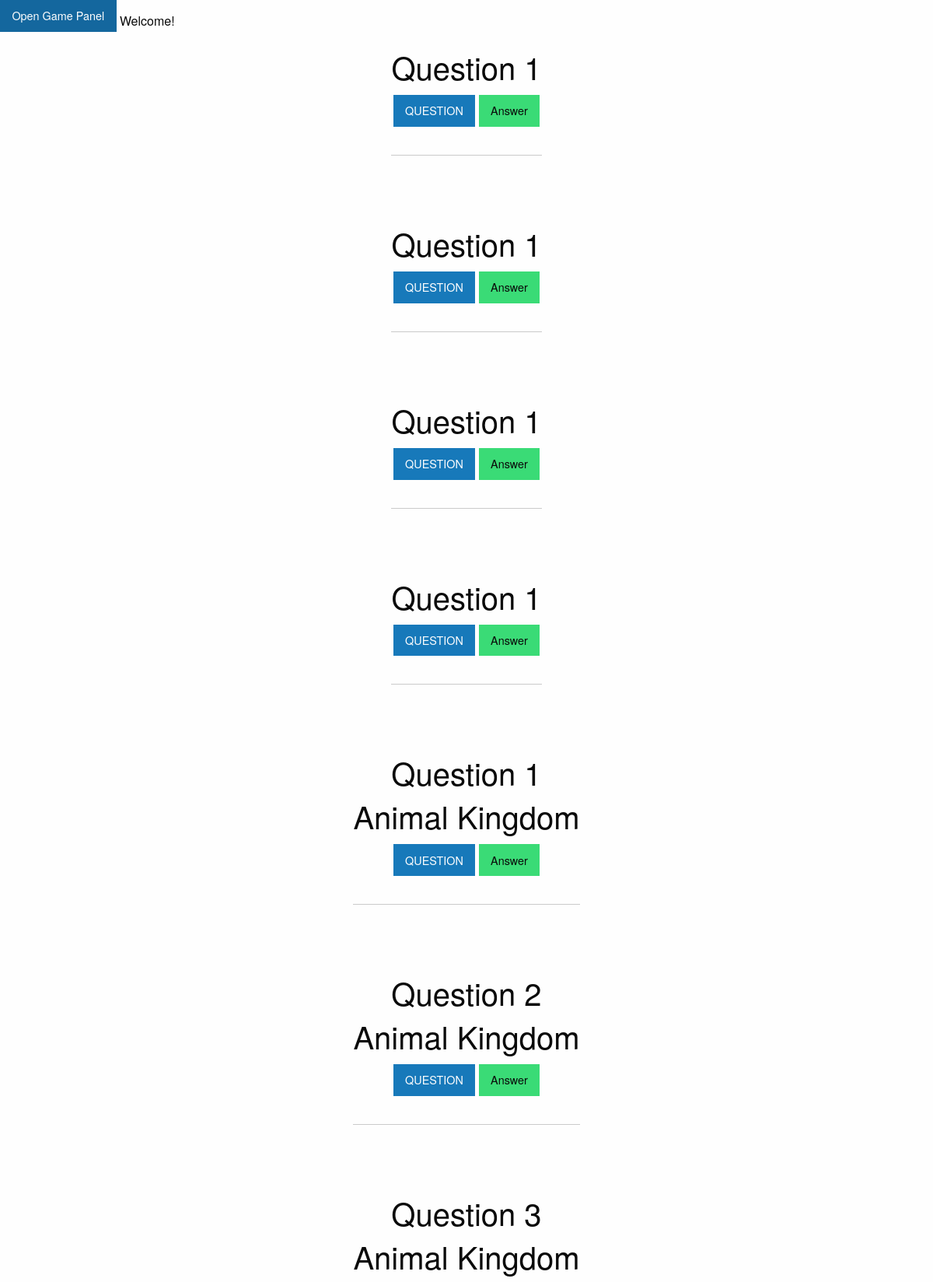
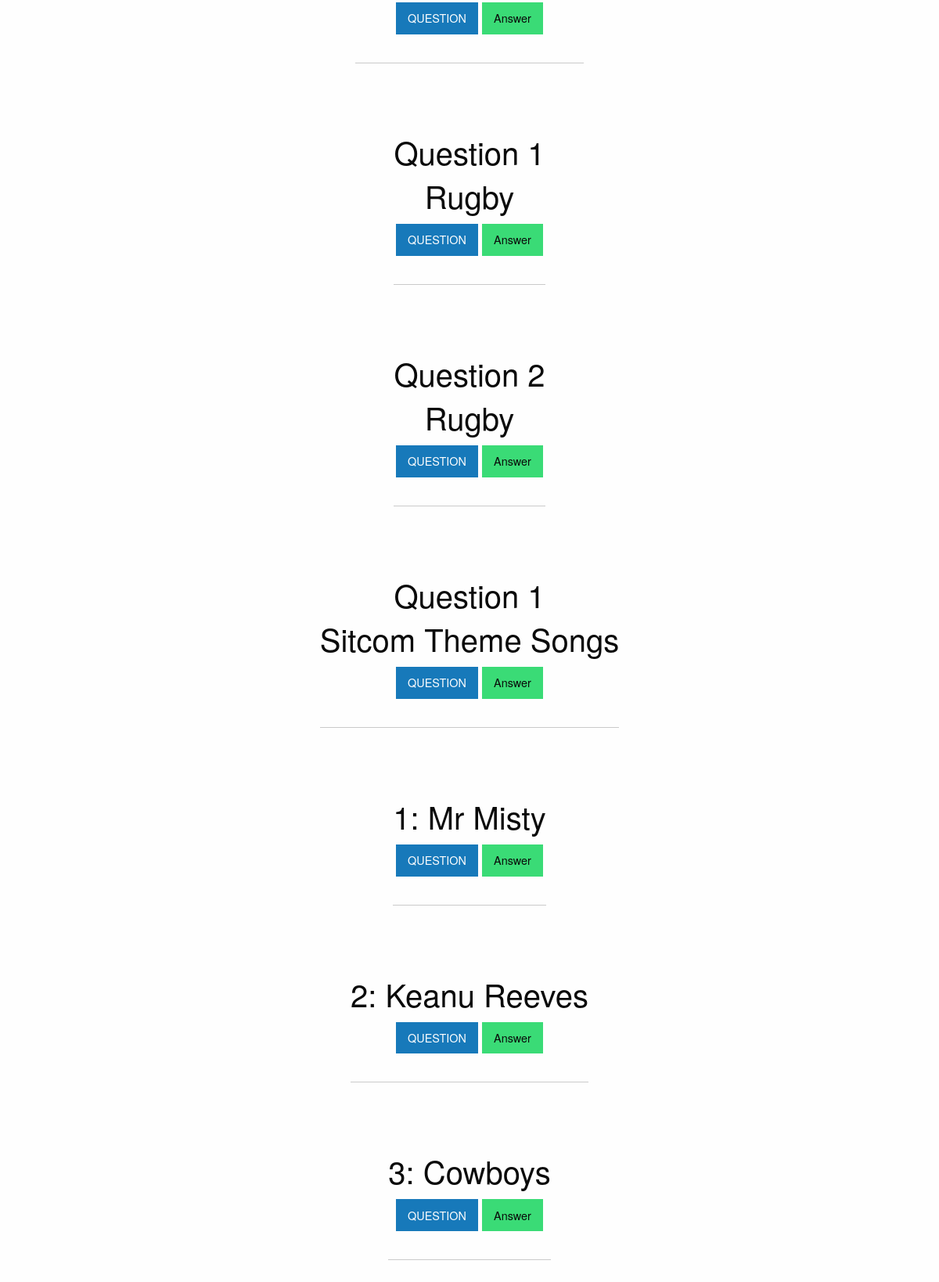
The page / on the database its author committed (2 pictures, top to bottom).
### tables this page shows
CREATE TABLE `tbl_questions` (
  `q_id` int(10) UNSIGNED NOT NULL,
  `q_question` text NOT NULL,
  `q_answer` text NOT NULL,
  `q_title` text NOT NULL,
  `q_op1` text NOT NULL,
  `q_op2` text NOT NULL,
  `q_op3` text NOT NULL,
  `q_op4` text NOT NULL,
  `q_op5` text NOT NULL,
  `q_clipanswer` text NOT NULL,
  `q_vid` varchar(150) NOT NULL,
  `q_mq1` text NOT NULL,
  `q_mq2` text NOT NULL,
  `q_mq3` text NOT NULL,
  `q_mq4` text NOT NULL,
  `q_mq5` text NOT NULL,
  `q_ma1` text NOT NULL,
  `q_ma2` text NOT NULL,
  `q_ma3` text NOT NULL,
  `q_ma4` text NOT NULL,
  `q_ma5` text NOT NULL,
  `q_mia1` text NOT NULL,
  `q_mia2` text NOT NULL,
  `q_mia3` text NOT NULL,
  `q_mia4` text NOT NULL,
  `q_mia5` text NOT NULL,
  `q_mia6` text NOT NULL,
  `q_mia7` text NOT NULL,
  `q_songhint` text NOT NULL,
  `q_song` varchar(150) NOT NULL,
  `q_songanswer` text NOT NULL,
  `q_jepcat` text NOT NULL,
  `q_jepq1` text NOT NULL,
  `q_jepa1` text NOT NULL,
  `q_jepq2` text NOT NULL,
  `q_jepa2` text NOT NULL,
  `q_jepsong` varchar(150) NOT NULL,
  `q_jepq3` text NOT NULL,
  `q_jepa3` text NOT NULL,
  `q_jepimg` varchar(150) NOT NULL,
  `q_fq` text NOT NULL,
  `q_fqa` text NOT NULL,
  `q_fop1` text NOT NULL,
  `q_fop2` text NOT NULL,
  `q_fop3` text NOT NULL,
  `q_fop4` text NOT NULL,
  `q_fop5` text NOT NULL,
  `q_fanswer` text NOT NULL,
  `q_fvid` varchar(150) NOT NULL,
  `q_faq` text NOT NULL,
  `q_faudio` varchar(150) NOT NULL,
  `q_faanswer` text NOT NULL,
  `q_clipquestion` text NOT NULL,
  `q_mainq` text NOT NULL,
  `q_finalq` text NOT NULL
);

### admin/scripts/read.php (called while the page is built, shortened)
<?php
function getAll($tbl){
	include('connect.php');
	$queryAll = 'SELECT * FROM '.$tbl;
	$runAll = $pdo->query($queryAll);
	if($runAll){
		return $runAll;
	}else{
		$error = 'error';
		return $error;
	}
}

### index.php (the view, shortened to what this page needs)
<?php require_once('admin/scripts/config.php');
if(isset($_GET['filter'])){
	$tbl = 'tbl_questions';
	$tbl_2 = 'tbl_category';
	$tbl_3 = 'tbl_question_category';
	$col = 'q_id';
	$col_2 = 'cat_id';
	$col_3 = 'cat_name';
	$filter = $_GET['filter'];
	$results = filterResults($tbl,$tbl_2,$tbl_3,$col,$col_2,$col_3,$filter);
}else{
  $results = getAll('tbl_questions');
  $headerr = "Welcome!";
}
?>
<!doctype html>
<html class="no-js" lang="en" dir="ltr">
  <head>
    <link rel="stylesheet" href="css/foundation.css">
    <link rel="stylesheet" href="css/app.css">
    <link href="https://cdnjs.cloudflare.com/ajax/libs/animate.css/3.7.0/animate.min.css" rel="stylesheet">
  </head>
  <body>
  <div class="off-canvas-content" data-off-canvas-content>
    <button type="button" class="button" data-toggle="offCanvasTop1">Open Game Panel</button>
    <?php echo $headerr ?>
<div class="grid-container">
<?php while($row = $results->fetch(PDO::FETCH_ASSOC)):?>
   <div class="grid-x grid-margin-x grid-margin-y">
   <div class="grid">
              <div class="auto cell">
                <h2><Span><?php echo $row['q_title'];?>
              <?php if($row['q_jepcat']):?>
        <br><?php echo $row['q_jepcat'];?>
        <?php endif; ?>
            </span></h2>
               <p>
               <a class="button primary wow fadeIn" href="details.php?id=<?php echo $row['q_id'];?>" >QUESTION</a>
              <a class="button success wow fadeIn" href="answers.php?id=<?php echo $row['q_id'];?>">Answer</a>
</p>
</div><hr>
				</div>
</div>
<?php endwhile;?>
</div>
</div>
  </body>
</html>

### css/app.css (style rules this page uses)
body { overflow-x: hidden; }
.wow { visibility: hidden; }
.grid { position: relative; margin: 0 auto; padding: 1em 0 4em; list-style: none; text-align: center; }

### rows shown on the page
tbl_questions: q_title "Question 1"
tbl_questions: q_title "Question 1"
tbl_questions: q_title "Question 1"
tbl_questions: q_title "Question 1"
tbl_questions: q_title "Question 1", q_jepcat "Animal Kingdom"
tbl_questions: q_title "Question 2", q_jepcat "Animal Kingdom"
tbl_questions: q_title "Question 3", q_jepcat "Animal Kingdom"
tbl_questions: q_title "Question 1", q_jepcat "Rugby"
tbl_questions: q_title "Question 2", q_jepcat "Rugby"
tbl_questions: q_title "Question 1", q_jepcat "Sitcom Theme Songs"
tbl_questions: q_title "1: Mr Misty"
tbl_questions: q_title "2: Keanu Reeves"
tbl_questions: q_title "3: Cowboys"

### other values the page prints
$headerr "Welcome!"
